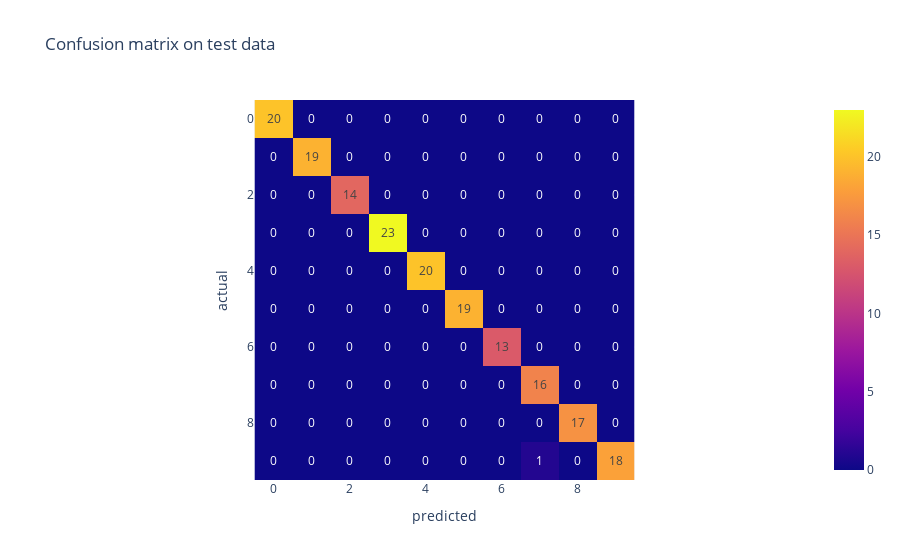

This figure's notebook cell:
### Markdown cell above
<a id = 'svm'></a>
### svm classifier
---------------------------------------------------------------------[BACK TO TOP](#top)

### Code cell
from sklearn.svm import SVC
svm = SVC()
para = {'C':np.logspace(-3,3,10),
        'gamma':np.logspace(-3,3,10),
        'kernel':['rbf','sigmoid','linear','poly']}

svmcv = GridSearchCV(svm,para,cv=9) # train 8 folds cross validate 9th fold
svmcv.fit(xtrain,ytrain)
print('_____________________________________________________________________')
print('the best set of hyper prameters are \n',svmcv.best_params_)
print('the best validation score is = ',svmcv.best_score_)

yhat = svmcv.predict(xtest)

print('_____________________________________________________________')
print('Error metrics on test set \n',classification_report(ytest,yhat))
px.imshow(pd.DataFrame(confusion_matrix(ytest,yhat),columns=list(range(10)),index=list(range(10)))
                       ,text_auto=True,title='Confusion matrix on test data',
          labels={'x':'predicted','y':'actual'})

### Figure 1 — Plotly figure (JSON) as saved in the notebook; plotly's stock layout.template omitted (floating-point values rounded to 4 significant figures)
{"data": [{"coloraxis": "coloraxis", "hovertemplate": "predicted: %{x}<br>actual: %{y}<br>color: %{z}<extra></extra>", "name": "0", "texttemplate": "%{z}", "type": "heatmap", "x": [0, 1, 2, 3, 4, 5, 6, 7, 8, 9], "xaxis": "x", "y": [0, 1, 2, 3, 4, 5, 6, 7, 8, 9], "yaxis": "y", "z": [[20, 0, 0, 0, 0, 0, 0, 0, 0, 0], [0, 19, 0, 0, 0, 0, 0, 0, 0, 0], [0, 0, 14, 0, 0, 0, 0, 0, 0, 0], [0, 0, 0, 23, 0, 0, 0, 0, 0, 0], [0, 0, 0, 0, 20, 0, 0, 0, 0, 0], [0, 0, 0, 0, 0, 19, 0, 0, 0, 0], [0, 0, 0, 0, 0, 0, 13, 0, 0, 0], [0, 0, 0, 0, 0, 0, 0, 16, 0, 0], [0, 0, 0, 0, 0, 0, 0, 0, 17, 0], [0, 0, 0, 0, 0, 0, 0, 1, 0, 18]]}], "layout": {"coloraxis": {"colorscale": [[0, "#0d0887"], [0.1111, "#46039f"], [0.2222, "#7201a8"], [0.3333, "#9c179e"], [0.4444, "#bd3786"], [0.5556, "#d8576b"], [0.6667, "#ed7953"], [0.7778, "#fb9f3a"], [0.8889, "#fdca26"], [1, "#f0f921"]]}, "title": {"text": "Confusion matrix on test data"}, "xaxis": {"anchor": "y", "constrain": "domain", "domain": [0, 1], "scaleanchor": "y", "title": {"text": "predicted"}}, "yaxis": {"anchor": "x", "autorange": "reversed", "constrain": "domain", "domain": [0, 1], "title": {"text": "actual"}}}}
